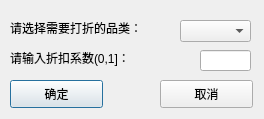
<?xml version="1.0" encoding="UTF-8"?>
<ui version="4.0">
 <class>product_discount</class>
 <widget class="QDialog" name="product_discount">
  <property name="geometry">
   <rect>
    <x>0</x>
    <y>0</y>
    <width>264</width>
    <height>119</height>
   </rect>
  </property>
  <property name="windowTitle">
   <string>Dialog</string>
  </property>
  <widget class="QLabel" name="label">
   <property name="geometry">
    <rect>
     <x>10</x>
     <y>50</y>
     <width>171</width>
     <height>16</height>
    </rect>
   </property>
   <property name="text">
    <string>请输入折扣系数(0,1]：</string>
   </property>
  </widget>
  <widget class="QLineEdit" name="input">
   <property name="geometry">
    <rect>
     <x>200</x>
     <y>50</y>
     <width>51</width>
     <height>21</height>
    </rect>
   </property>
  </widget>
  <widget class="QPushButton" name="ConfirmBtn">
   <property name="geometry">
    <rect>
     <x>10</x>
     <y>80</y>
     <width>93</width>
     <height>28</height>
    </rect>
   </property>
   <property name="text">
    <string>确定</string>
   </property>
  </widget>
  <widget class="QPushButton" name="CancelBtn">
   <property name="geometry">
    <rect>
     <x>160</x>
     <y>80</y>
     <width>93</width>
     <height>28</height>
    </rect>
   </property>
   <property name="text">
    <string>取消</string>
   </property>
  </widget>
  <widget class="QComboBox" name="comboBox">
   <property name="geometry">
    <rect>
     <x>180</x>
     <y>20</y>
     <width>71</width>
     <height>22</height>
    </rect>
   </property>
  </widget>
  <widget class="QLabel" name="label_2">
   <property name="geometry">
    <rect>
     <x>10</x>
     <y>20</y>
     <width>171</width>
     <height>16</height>
    </rect>
   </property>
   <property name="text">
    <string>请选择需要打折的品类：</string>
   </property>
  </widget>
 </widget>
 <resources/>
 <connections/>
</ui>
